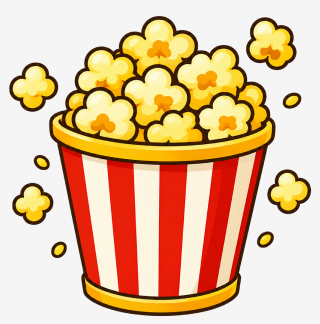
#> input picture apps/theme-park/scripts/popcorn/source/composition.png, 320 x 324 px
$ python build_popcorn.py
#> lines starting #> are read from the running program, lines starting #| are printed output that depends on the picture; after the words box and inside, x2 and y2 are one past the last pixel; in counts of white or black regions, pixels touching at a corner belong together
### apps/theme-park/scripts/lib/figma_paper.py
"""Cut a Figma export off the paper it was drawn on, edges and all.

Figma exports are always OPAQUE: a drawing arrives sitting on this file's #f5f5f5 paper. Every build
script here knocks that paper out by flooding in from the border rather than by keying near-white
everywhere, because an enclosed white is usually the drawing — a specular highlight, a white letter
outline, the counter of an O.

The flood alone is not enough, and that is what this module exists for. A flood gives a pixel two
answers, paper or drawing, and the pixels it STOPS at have a third one: they are the drawing's own
antialiasing, a mix of the outline colour and the paper, and a hard key ships them fully opaque and
pale. On a purple board a black-outlined symbol then reads as though it were cut out with a white
edge left on, and it reads jagged as well, since a hard key throws the antialiasing away.

So the rim is solved instead of assumed. A rim pixel is a blend `observed = a*colour + (1-a)*paper`,
and the colour behind it is known — it is the nearest pixel the flood could not reach. That yields
the coverage `a` the renderer used, measured on whichever channels sit far enough from the paper to
measure anything, and the drawing's true colour follows by division.

    from lib.figma_paper import keyed, resized, turned
    rgba = keyed(path)                  # int array, H x W x 4
    rgba = keyed(path, holes=True)      # also clear the paper the flood cannot reach
    art = resized(image, (w, h))        # and RESAMPLE it without pulling the paper back in
    art = turned(image, degrees)        # the same, for a rotation

`holes` is for a drawing that encloses background rather than white ink — the coaster emblem is a
knot with twenty loops in it, and left opaque they ship as white patches hanging inside the symbol.
It is off by default because for most drawings an enclosed white IS the drawing.

`resized` and `turned` are the other half of the job, and the half it is easy to miss. Knocking the
paper out sets a pixel's ALPHA to zero; it does not change the colour underneath, which is still the
paper. Pillow resamples RGBA in STRAIGHT alpha — it mixes those colours as if they counted — so the
moment a keyed layer is scaled to fit a frame or turned to its rest pose, the paper this module
removed is stirred back into every edge and ships as the pale fringe all over again, one resample
later. That is what put a white line along the ROLLER WILDS coaster loops (reviewer, 2026-08-28).

Resampling PREMULTIPLIED is the fix: a transparent pixel then carries no colour to contribute, so an
edge can only be a mix of the drawing with itself. Use these two for EVERY filtered resample of art
that has been through `keyed` — a nearest-neighbour resample is exempt, since it never mixes two
pixels, and so is a resample of a fully opaque image, which has no transparent colour to pull in.
"""

from collections import deque

import numpy as np
from PIL import Image

# This file's paper, and how far a pixel may stray from it and still count as paper.
PAPER = np.array([245, 245, 245])
PAPER_TOLERANCE = 10
# How far the drawing's antialiasing reaches past where the flood stops, and how faint a rim pixel
# may be before it is dropped rather than divided out — below this, recovering a colour is dividing
# noise by noise.
FRINGE = 2
ALPHA_FLOOR = 0.08
# How far the drawing's colour is carried out into the cleared region. Further than a bilinear tap
# or the first couple of mip levels can reach, which is all anything that filters this can see.
REACH = 12
# A channel can only measure coverage if the drawing's colour is this far from the paper's on it. On
# the others — white ink on white paper — the division says nothing.
CONTRAST = 40


def paper_mask(rgb):
    return np.abs(rgb - PAPER).max(axis=2) <= PAPER_TOLERANCE


def flood_from_border(paper):
    """The paper a flood started at the border can reach: background, as opposed to enclosed white."""
    height, width = paper.shape
    seen = np.zeros((height, width), bool)
    queue = deque()
    for y, x in [(y, x) for y in range(height) for x in (0, width - 1)] + [
        (y, x) for x in range(width) for y in (0, height - 1)
    ]:
        if paper[y, x] and not seen[y, x]:
            seen[y, x] = True
            queue.append((y, x))
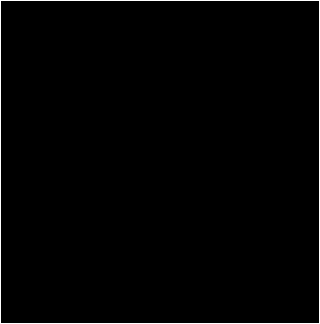
#> seen: shape (324, 320) bool; 1.2% white in thin lines or dots
    while queue:
        y, x = queue.popleft()
        for dy, dx in ((1, 0), (-1, 0), (0, 1), (0, -1)):
            ny, nx = y + dy, x + dx
            if 0 <= ny < height and 0 <= nx < width and paper[ny, nx] and not seen[ny, nx]:
                seen[ny, nx] = True
                queue.append((ny, nx))
#> this loop made 46421 passes
#> (y, x) on passes 1 to 3: (0, 0), (0, 319), (1, 0)
    return seen


def grow(mask, steps):
    """`mask` spread by `steps` pixels, four-connected."""
#> called with steps = 2
    out = mask.copy()
    for _ in range(steps):
        spread = out.copy()
        spread[1:, :] |= out[:-1, :]
        spread[:-1, :] |= out[1:, :]
        spread[:, 1:] |= out[:, :-1]
        spread[:, :-1] |= out[:, 1:]
        out = spread
    return out


def nearest_colour(rgb, core, reach):
    """Every pixel within `reach` of `core`, given the colour of the nearest core pixel to it.

    Breadth-first outward from the core, so a rim pixel takes the colour of the drawing it belongs to
    rather than of whatever else happens to be `reach` away. Returns the colours and the mask of
    which pixels were actually reached.
    """
#> called with reach = 3
    colour = np.where(core[..., None], rgb, 0).astype(float)
    have = core.copy()
    for _ in range(reach):
        for axis, step in ((0, 1), (0, -1), (1, 1), (1, -1)):
            source = np.roll(have, step, axis=axis)
            source_colour = np.roll(colour, step, axis=axis)
            if axis == 0:
                (source[0] if step == 1 else source[-1]).fill(False)
            else:
                (source[:, 0] if step == 1 else source[:, -1]).fill(False)
            take = source & ~have
            colour[take] = source_colour[take]
            have |= take
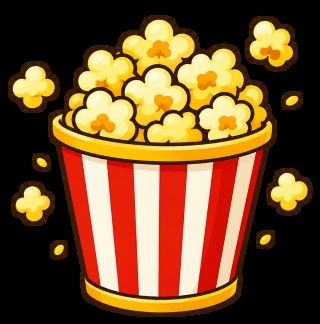
#> colour: shape (324, 320, 3) float64; mean R, G, B 116.8, 80.1, 41.2
    return colour, have


def unmatte(rgb, clear):
    """`rgb` as RGBA, with `clear` knocked out and the paper divided back out of the rim around it.

    Only the rim is touched: a white pixel deeper in the drawing is never adjacent to the paper and
    keeps its opacity.
    """
    alpha = np.where(clear, 0.0, 1.0)
    rim = grow(clear, FRINGE) & ~clear
    if rim.any():
        colour, _ = nearest_colour(rgb, ~clear & ~rim, FRINGE + 1)
        gap = PAPER[None, None, :] - colour
        measurable = np.abs(gap) > CONTRAST
        coverage = np.divide(
            PAPER[None, None, :] - rgb,
            np.where(measurable, gap, 1),
            out=np.zeros(rgb.shape, float),
            where=measurable,
        )
        counted = measurable.sum(axis=2)
        # Where no channel can measure it, the drawing is as pale as the paper just there; leave it
        # opaque rather than guess it away.
        solved = np.where(counted > 0, coverage.sum(axis=2) / np.maximum(counted, 1), 1.0)
        alpha[rim] = np.clip(solved, 0.0, 1.0)[rim]
        recovered = np.divide(
            rgb - PAPER[None, None, :] * (1 - alpha[..., None]),
            np.maximum(alpha[..., None], ALPHA_FLOOR),
            out=rgb.astype(float),
            where=alpha[..., None] > 0,
        )
        rgb = np.where(rim[..., None], np.clip(recovered, 0, 255), rgb)
        alpha[rim & (alpha < ALPHA_FLOOR)] = 0.0
    return np.dstack([rgb, np.round(alpha * 255)]).astype(int)
#> returned value: shape (324, 320, 4) int64


def bled(rgba):
    """`rgba` with the drawing's own colour carried out into the transparent region around it.

    THE PAPER IS STILL THERE AFTER THE KEY. Knocking it out sets a pixel's ALPHA to zero and leaves
    its COLOUR exactly as it was — #f5f5f5 — and a colour under a zero alpha is not invisible to
    anything that FILTERS. Pillow mixes it into every edge it resamples, and so does the GPU: pixi
    draws these at whatever size the board is, so a bilinear sample straddling the outline reads one
    texel of ink and one of paper and returns the average. That is a pale rim around the symbol, in
    the browser, out of a file that looks perfectly clean in an image viewer — `wheel-rim.webp`
    shipped with an average of 168 under its zero alpha (reviewer, 2026-08-28).

    So the cleared region is filled with the nearest ink instead: `REACH` pixels of it, which is
    further than any sampler reaches, and the rest left alone because nothing can see it. Alpha is
    untouched — this changes what an edge blends TOWARDS, never what is drawn.
    """
    rgb, alpha = rgba[..., :3], rgba[..., 3]
    ink = alpha > 0
    if not ink.any() or ink.all():
        return rgba
    colour, reached = nearest_colour(rgb, ink, REACH)
    filled = np.where((reached & ~ink)[..., None], colour, rgb)
    return np.dstack([filled, alpha]).astype(int)
#> call 2 of keyed, with holes = False
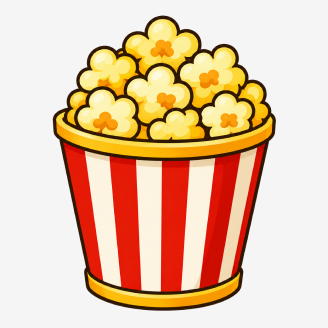
#> input picture apps/theme-park/scripts/popcorn/source/bucket.png, 328 x 328 px


# [21 lines left out: functions premultiplied, straight, not called in this run]


def resized(image, size, resample=Image.LANCZOS):
    """`image` at `size`, resampled premultiplied — see the note on the paper coming back above."""
    return straight(premultiplied(image).resize(size, resample))


# [5 lines left out: function turned, not called in this run]


def keyed(path, holes=False):
    """One Figma export, off its paper: an int RGBA array shaped H x W x 4.

    Bled, so that neither this repo's resampling nor the browser's can find the paper again.
    """
    rgb = np.asarray(Image.open(path).convert("RGB")).astype(int)
    paper = paper_mask(rgb)
#> in paper_mask (call 2), `return np.abs(rgb - PAPER).max(axis=2) <= PAPER_TOLERANCE`:
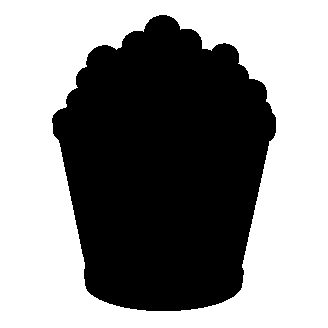
#> returned value: shape (328, 328) bool; 54.6% white; 1 black region, box (x1, y1, x2, y2) and area: (52, 15, 276, 311) 48833
    return bled(unmatte(rgb, paper if holes else flood_from_border(paper)))
#> the loop in flood_from_border (call 2), `for y, x in [(y, x) for y in range(height) for x in (0, width - 1)] + ..` made 1312 passes
#> (y, x) on passes 1 to 3: (0, 0), (0, 327), (1, 0)
#> the loop in flood_from_border (call 2), `while queue:` made 58751 passes
#> call 3 of nearest_colour, with reach = 3
#> after the loop in nearest_colour (call 3), `for _ in range(reach):`:
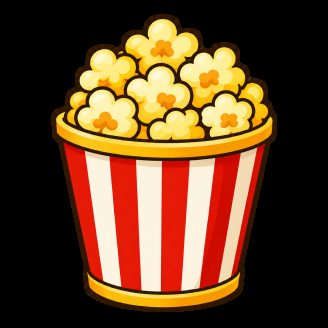
#> colour: shape (328, 328, 3) float64; mean R, G, B 97.3, 64.6, 35.4
#> in unmatte (call 2), `counted = measurable.sum(axis=2)`:
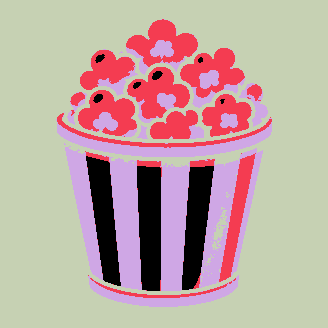
#> counted: shape (328, 328) int64; 4 distinct labels, from 0 to 3; one colour per label, 0 black
#> in unmatte (call 2), `solved = np.where(counted > 0, coverage.sum(axis=2) / np.maximum(count..`:
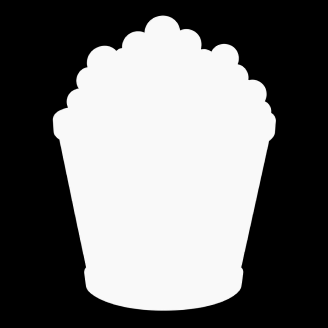
#> solved: shape (328, 328) float64; min 0, max 1.02, mean 0.45; drawn with min black and max white

### apps/theme-park/scripts/lib/web_image.py
"""How this project writes an image it is going to SHIP.

Every sprite the game downloads is WebP. The art is drawn once here and then served to every
player who ever opens the game, so the extra second a slower encoder costs at build time buys a
smaller download forever.

Nothing that writes into `static/` should call `Image.save` itself, because PIL's default for a
`.webp` path is lossy quality 80 with no alpha setting at all — a script that renamed its output
from `.png` to `.webp` and changed nothing else would quietly throw away a quarter of the quality
of the art it had just drawn, and no one would see it until the asset was on the CDN.

LOSSY (the default here) is quality 92, method 6, and a LOSSLESS alpha channel. Painted art
survives 92 invisibly; keeping alpha exact is what stops the edge of a cut-out from crawling
against whatever backdrop the game composites it over, which is the one artefact a slot player
does notice.

LOSSLESS is for art whose pixels are a grid rather than a painting — bitmap-font pages, where the
glyph edges ARE the asset — and for the handful of files where the measured lossy saving is not
worth having. `exact` preserves the colour under fully transparent pixels, so a later resample
cannot drag garbage out of them.
"""

from pathlib import Path

from PIL import Image

LOSSY = dict(format="WEBP", quality=92, alpha_quality=100, method=6)
LOSSLESS = dict(format="WEBP", lossless=True, exact=True, method=6)


def save_web(image: Image.Image, path: Path | str, *, lossless: bool = False) -> Path:
	"""Write `image` to `path` as the WebP this project ships, and hand the path back."""
	path = Path(path)
	assert path.suffix == ".webp", f"shipped art is WebP, not {path.suffix}: {path}"
	path.parent.mkdir(parents=True, exist_ok=True)
	image.save(path, **(LOSSLESS if lossless else LOSSY))
	return path

### apps/theme-park/scripts/popcorn/build_popcorn.py
#!/usr/bin/env python3
"""Take the popcorn apart so its kernels can pop.

The redesigned popcorn (Figma 7052:7937) is a striped bucket with a heap of popcorn in it and half a
dozen loose kernels flying around the outside. The design ships those loose kernels as their own
drawings — three of them, big (7052:7945), medium (7052:7943) and small (7052:7941) — and ships the
bucket without them (7063:17848), which is exactly the split the win presentation needs: the bucket
stands still and the kernels are thrown by code, so they pop out of the heap and fall past the
symbol instead of hanging in the air where the artist parked them.

    python3 scripts/popcorn/build_popcorn.py

It writes:

  static/assets/theme-park/v2/symbols/h4-popcorn-marquee.webp
  static/assets/theme-park/v2/symbols/popcorn-kernel-{a,b,c}.webp
  src/game/popcornParts.ts
  scripts/popcorn/verify_popcorn.png

WHY IT IS BUILT THIS WAY

Every symbol in this game is drawn in a 448x360 frame and these design nodes sit in a 112x90 one, so
a x4 export lands on our frame at the size the artist drew it. The exports are opaque on #f5f5f5
paper, which is flooded out from the BORDER rather than keyed by colour everywhere, so the white
highlights on the kernels stay part of the drawing. Same as scripts/wild and scripts/duck-sign — read
either for the long version.

The bucket is not LOCATED by correlation the way the duck's wings were, because it cannot be: the
lone bucket and the bucket inside the composition are two different drawings of the same thing (the
heap is rounder in one and taller in the other), so there is no pixel run to match. What they do
share is a size — 224x296 against 227x300, under two percent apart, which is what says the two
exports are at the same scale and neither needs resampling. So the lone bucket is placed by CENTRING
its ink on the ink of the composition's bucket, which is the composition's largest connected run: the
loose kernels are separate islands and drop out of it for free.

The mouth the kernels are thrown from is measured the same way — a horizontal cut across the heap,
`MOUTH_DEPTH` of the way down the bucket, whose ink span gives both where the crown is and how wide
it is. Nothing about it is typed in.
"""

from collections import deque
import sys
from pathlib import Path

import numpy as np
from PIL import Image

sys.path.insert(0, str(Path(__file__).resolve().parents[1]))
from lib.figma_paper import keyed  # noqa: E402
from lib.web_image import save_web  # noqa: E402

ROOT = Path(__file__).resolve().parents[2]
SOURCE = Path(__file__).resolve().parent / "source"
SYMBOL_DIR = ROOT / "static/assets/theme-park/v2/symbols"
TABLE = ROOT / "src/game/popcornParts.ts"
VERIFY = Path(__file__).resolve().parent / "verify_popcorn.png"

FRAME = (448, 360)
# Where the design puts the composition inside its 112x90 frame, times four. Its own node box, and
# the only thing the composition is used for besides the verify sheet: it is what says where on the
# frame the bucket belongs.
COMPOSITION_AT = (64, 16)

# How far down the bucket to cut when measuring the crown of the heap, as a share of the bucket's
# height. Chosen off the heap's own profile: the drawing is 8px wide at its very top and does not
# reach the width of the tub until 35% down, so a cut any higher would throw every kernel out of a
# single point and any lower would throw them out of the tub's sides.
MOUTH_DEPTH = 0.15

# stem -> the design node it came from, for the generated comment. Order is the order they are
# emitted in, which is what makes the burst read as mixed sizes rather than as three separate runs.
KERNELS = [("a", "7052:7943"), ("b", "7052:7945"), ("c", "7052:7941")]


def largest_run(mask):
    """The biggest connected region of `mask`, as its (x0, y0, x1, y1) box.

    8-connected, so the anti-aliased seam where the tub meets its own outline does not split the
    bucket into two halves and hand back only the larger one.
    """
    h, w = mask.shape
    seen = np.zeros((h, w), bool)
    best = None
    for sy, sx in zip(*np.nonzero(mask)):
        if seen[sy, sx]:
            continue
        queue = deque([(sy, sx)])
        seen[sy, sx] = True
        points = []
        while queue:
            y, x = queue.popleft()
            points.append((y, x))
            for dy, dx in ((1, 0), (-1, 0), (0, 1), (0, -1), (1, 1), (1, -1), (-1, 1), (-1, -1)):
                ny, nx = y + dy, x + dx
                if 0 <= ny < h and 0 <= nx < w and mask[ny, nx] and not seen[ny, nx]:
                    seen[ny, nx] = True
                    queue.append((ny, nx))
        if best is None or len(points) > len(best):
            best = points
#> this loop made 57121 passes
#> (sy, sx) on passes 1 to 4: (16, 153), (16, 154), (16, 155), (16, 156)
    points = np.array(best)
#> points = 49900 pairs, first value 16 to 315, second value 49 to 275
    return points[:, 1].min(), points[:, 0].min(), points[:, 1].max(), points[:, 0].max()


def ink_box(part):
    """The part's drawn extent, ignoring the transparent margin its export carries."""
    ys, xs = np.nonzero(part[..., 3] > 0)
    return xs.min(), ys.min(), xs.max(), ys.max()


def rgba(array):
    return Image.fromarray(array.astype(np.uint8), "RGBA")


def num(value):
    """Four decimal places, trailing zeros trimmed — what Prettier would leave behind."""
    return f"{value:.4f}".rstrip("0").rstrip(".") or "0"


def main():
    composition = keyed(SOURCE / "composition.png")
    bucket = keyed(SOURCE / "bucket.png")

    # Where the composition puts its bucket, in frame coordinates.
    cx0, cy0, cx1, cy1 = largest_run(composition[..., 3] > 0)
#> cx0 = 49; cy0 = 16; cx1 = 275; cy1 = 315
    target = (
        COMPOSITION_AT[0] + (cx0 + cx1 + 1) / 2,
        COMPOSITION_AT[1] + (cy0 + cy1 + 1) / 2,
    )
#> target = (226.5, 182)
    bx0, by0, bx1, by1 = ink_box(bucket)
#> bx0 = 52; by0 = 15; bx1 = 275; by1 = 310
    bucket_w, bucket_h = bx1 - bx0 + 1, by1 - by0 + 1
#> bucket_w = 224; bucket_h = 296
    print(
        f"bucket: {bucket_w}x{bucket_h} of ink against the composition's "
        f"{cx1 - cx0 + 1}x{cy1 - cy0 + 1} — {100 * abs(bucket_h / (cy1 - cy0 + 1) - 1):.1f}% apart"
    )
#| bucket: 224x296 of ink against the composition's 227x300 — 1.3% apart
    # Placed by its INK, not by its export box, because the two drawings carry different margins.
    at = (round(target[0] - bx0 - bucket_w / 2), round(target[1] - by0 - bucket_h / 2))
#> at = (62, 19)
    base = Image.new("RGBA", FRAME, (0, 0, 0, 0))
    base.alpha_composite(rgba(bucket), at)
    save_web(base, SYMBOL_DIR / "h4-popcorn-marquee.webp")
    print(f"placed at {at}, wrote symbols/h4-popcorn-marquee.webp")
#| placed at (62, 19), wrote symbols/h4-popcorn-marquee.webp

    # The crown of the heap, in frame coordinates: where the kernels are thrown from and how wide a
    # band they come out of.
    row = round(by0 + MOUTH_DEPTH * bucket_h)
#> row = 59
    crown = np.nonzero(bucket[row, :, 3] > 0)[0]
#> crown = 152 values from 87 to 238
    mouth = (at[0] + (crown.min() + crown.max() + 1) / 2, at[1] + row)
#> mouth = (225, 78)
    spread = (crown.max() - crown.min() + 1) / 2
#> spread = 76
    print(f"mouth: ({mouth[0]:.0f}, {mouth[1]:.0f}) in the frame, {2 * spread:.0f} wide")
#| mouth: (225, 78) in the frame, 152 wide

    sizes = []
    for stem, node in KERNELS:
        kernel = keyed(SOURCE / f"kernel-{stem}.png")
        kx0, ky0, kx1, ky1 = ink_box(kernel)
        ink = rgba(kernel[ky0 : ky1 + 1, kx0 : kx1 + 1])
        # webp: these are three tiny sprites drawn dozens at a time, and at 92 they are a fifth of
        # the master with nothing visible lost at the size they are drawn.
        ink.save(SYMBOL_DIR / f"popcorn-kernel-{stem}.webp", quality=92, method=6, alpha_quality=100)
        sizes.append((stem, node, ink.width, ink.height))
        print(f"kernel {stem}: {ink.width}x{ink.height} of ink ({node})")

    entries = "".join(
        f"\t// {node}\n"
        f"\t{{ key: 'tpPopcornKernel{stem.upper()}', width: {num(w / FRAME[0])}, "
        f"height: {num(h / FRAME[1])} }},\n"
        for stem, node, w, h in sizes
    )
    TABLE.write_text(
        HEADER
        + "export const POPCORN_MOUTH: PopcornMouth = {\n"
        f"\tx: {num(mouth[0] / FRAME[0])},\n"
        f"\ty: {num(mouth[1] / FRAME[1])},\n"
        f"\tspread: {num(spread / FRAME[0])},\n"
        "};\n\n"
        "export const POPCORN_KERNELS: PopcornKernel[] = [\n" + entries + "];\n"
    )
    print(f"wrote {TABLE.relative_to(ROOT)}")

    # Left: what ships, with one of each kernel dropped on the mouth so the throw point is visible.
    # Right: the design's own composition, for the shape of the thing.
    check = Image.new("RGBA", (FRAME[0] * 2 + 24, FRAME[1]), (26, 26, 34, 255))
    rebuilt = base.copy()
    for index, (stem, _, w, h) in enumerate(sizes):
        kernel = Image.open(SYMBOL_DIR / f"popcorn-kernel-{stem}.webp")
        offset = (index - 1) * spread * 0.8
        rebuilt.alpha_composite(kernel, (round(mouth[0] + offset - w / 2), round(mouth[1] - h / 2)))
    check.alpha_composite(rebuilt, (0, 0))
    check.alpha_composite(rgba(composition), (FRAME[0] + 24 + COMPOSITION_AT[0], COMPOSITION_AT[1]))
    check.save(VERIFY)
    print(f"wrote {VERIFY.relative_to(ROOT)}")


HEADER = """/**
 * The popcorn symbol's loose kernels, and where they are thrown from.
 *
 * GENERATED by `scripts/popcorn/build_popcorn.py` — edit that, not this. The symbol ships as a
 * bucket with nothing flying around it plus these three kernel drawings, so that a win can pop them
 * out of the heap and let them fall; see <PopcornBurst>.
 *
 * Every number is a fraction of the symbol FRAME, origin top-left, so they survive any change to how
 * big the symbol is drawn. `x`/`y` are the centre of the crown of the heap and `spread` is its
 * half-width, which is the band kernels are launched across.
 */
export type PopcornMouth = { x: number; y: number; spread: number };
export type PopcornKernel = { key: string; width: number; height: number };

"""


#> (the run stopped early here; a loop or call above may not have finished)
